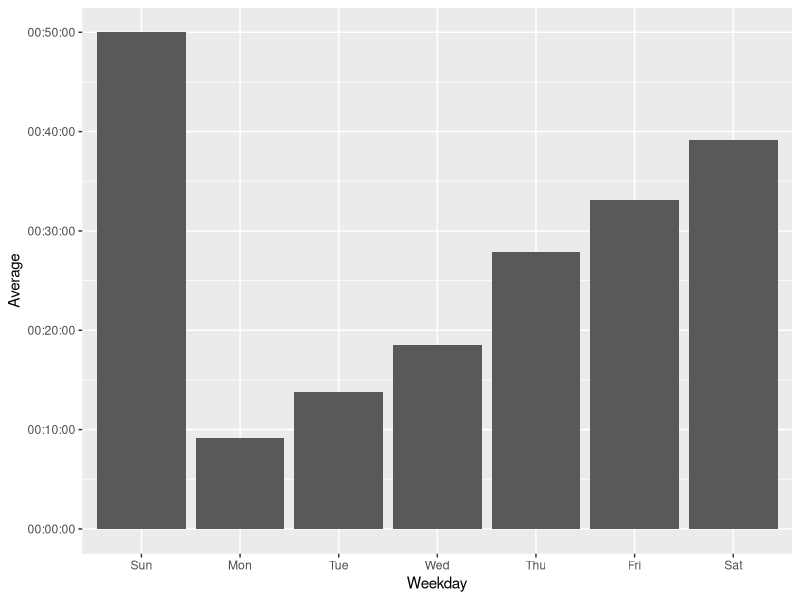
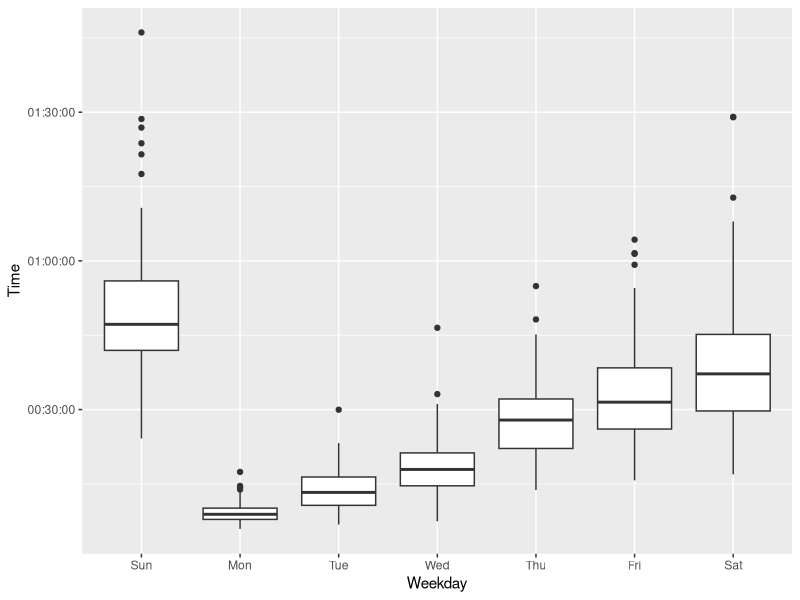
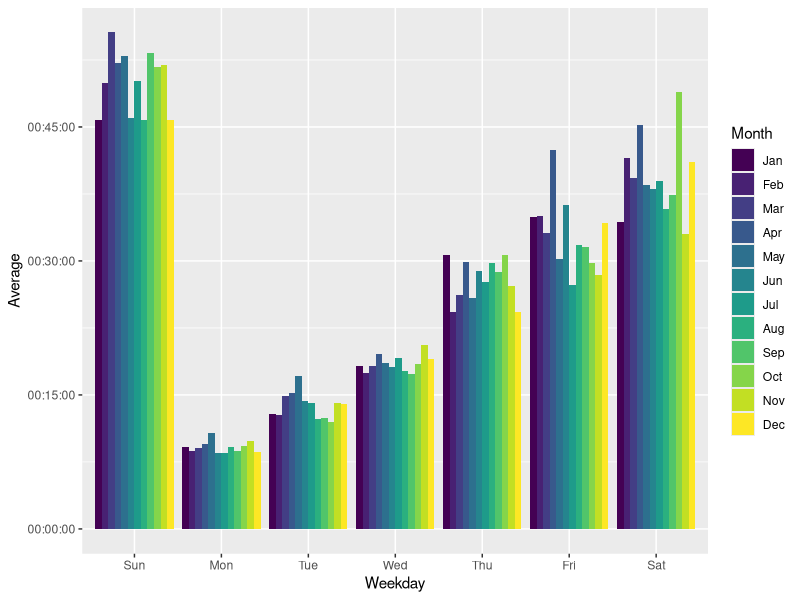
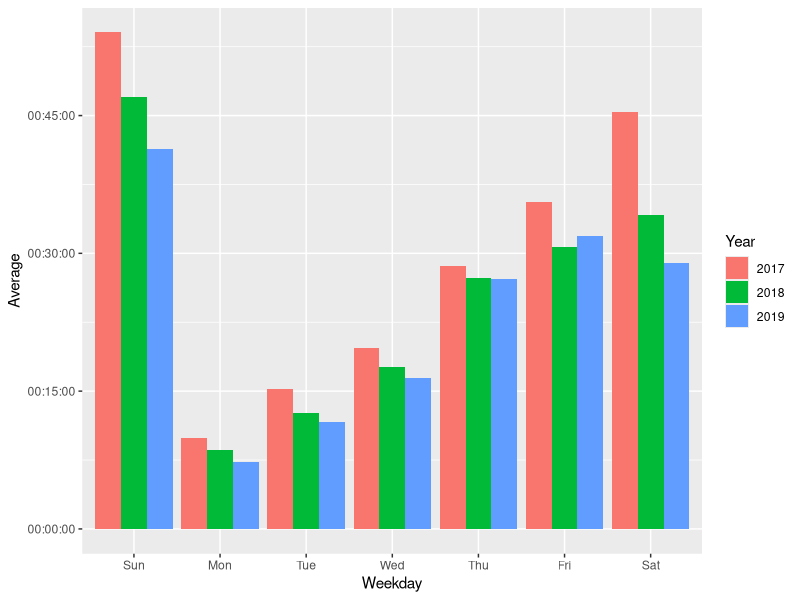
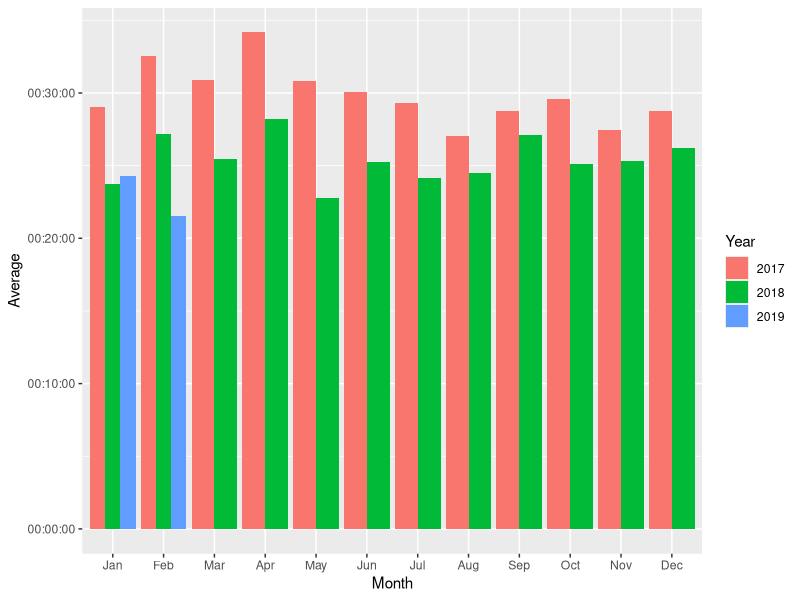
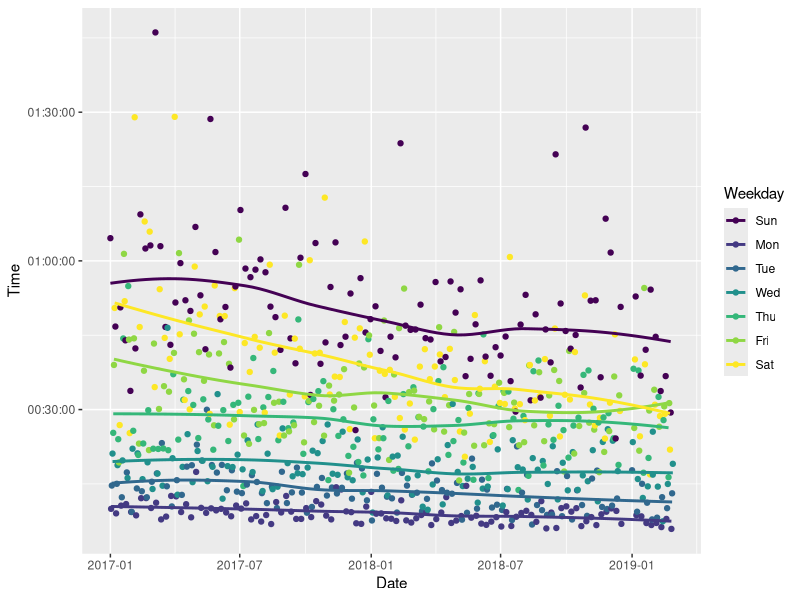

The R script that drew these images, in order:
## ---- chunk 1
knitr::opts_chunk$set(echo = TRUE)
## ---- chunk 2
library(lubridate)
library(tidyverse)
## ---- chunk 3
times_for_2017 <- read_csv(file = "2017.csv")
times_for_2018 <- read_csv(file = "2018.csv")
times_for_2019 <- read_csv(file = "2019.csv")

completion_times <- rbind(
    times_for_2017,
    times_for_2018,
    times_for_2019
  ) %>%
  mutate(
    Weekday = wday(Date, label = TRUE),
    Month = month(Date, label = TRUE),
    Year = year(Date)
  )
## ---- chunk 4
completion_times %>%
  select(Date, Weekday, Time) %>%
  tail(n = 7)
## ---- chunk 5
times_by_day <- completion_times %>%
  group_by(Weekday) %>%
  summarise(
    Average = hms::as.hms(round(mean(Time))),
    Fastest = min(Time),
    Slowest = max(Time)
  )

times_by_day
## ---- chunk 6
ggplot(times_by_day) +
  geom_bar(
    mapping = aes(x = Weekday, y = Average),
    stat = "identity"
  )
## ---- chunk 7
ggplot(completion_times) +
  geom_boxplot(
    mapping = aes(x = Weekday, y = Time)
  )
## ---- chunk 8
times_by_month <- completion_times %>%
  group_by(Month, Weekday) %>%
  summarise(
    Average = hms::as.hms(round(mean(Time)))
  )

ggplot(times_by_month) +
  geom_bar(
    mapping = aes(x = Weekday, y = Average, fill = Month),
    position = "dodge",
    stat = "identity"
  )
## ---- chunk 9
times_by_weekday_year <- completion_times %>%
  group_by(Weekday, Year) %>%
  summarise(Average = hms::as.hms(round(mean(Time))))

times_by_weekday_year$Year <- factor(times_by_weekday_year$Year)

ggplot(times_by_weekday_year) +
  geom_bar(
    mapping = aes(x = Weekday, y = Average, fill = Year),
    position = "dodge",
    stat = "identity"
  )
## ---- chunk 10
times_by_month_year <- completion_times %>%
  group_by(Month, Year) %>%
  summarise(Average = hms::as.hms(round(mean(Time))))

times_by_month_year$Year <- factor(times_by_month_year$Year)

ggplot(times_by_month_year) +
  geom_bar(
    mapping = aes(x = Month, y = Average, fill = Year),
    position = "dodge",
    stat = "identity"
  )
## ---- chunk 11
ggplot(completion_times, mapping = aes(x = Date, y = Time, color = Weekday)) +
  geom_point() +
  geom_smooth(se = FALSE)
